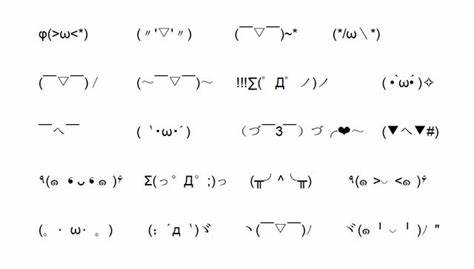
#> input picture picture/toocol.png, 474 x 269 px
$ python visual_code.py
#> lines starting #> are read from the running program, lines starting #| are printed output that depends on the picture
import cv2
import numpy as np
import random
xxx=269
yyy= 474

# orgin image
origin_img = cv2.imread('picture/toocol.png')
#> origin_img is the input picture: shape (269, 474, 3); mean B, G, R 249.2, 249.2, 249.2
origin_img = cv2.cvtColor(origin_img, cv2.COLOR_BGR2GRAY)
#> origin_img: shape (269, 474)
print ( origin_img.shape)
#| (269, 474)
# 建立全黑的新圖片 269*474
shape =(xxx*2, yyy*2, 3)# y, x, RGB
new_A = np.zeros(shape, np.uint8)
x,y= origin_img.shape
#> x = 269; y = 474
for i in range (xxx):
    for j in range (yyy):
        list1 = [0,1,2,3]
        random.shuffle(list1)
        if list1[0]==0 or list1 [1] ==0 :
            new_A[i*2,j*2]=255
        else :
            new_A[i*2,j*2]=3

        if list1[0]==1 or list1 [1] ==1 :
            new_A[i*2+1,j*2]=255
        else :
            new_A[i*2+1,j*2]=3

        if list1[0]==2 or list1 [1] ==2 :
            new_A[i*2,j*2+1]=255
        else :
            new_A[i*2,j*2+1]=3

        if list1[0]==3 or list1 [1] ==3 :
            new_A[i*2+1,j*2+1]=255
        else :
            new_A[i*2+1,j*2+1]=3
cv2.imshow('Image', new_A)
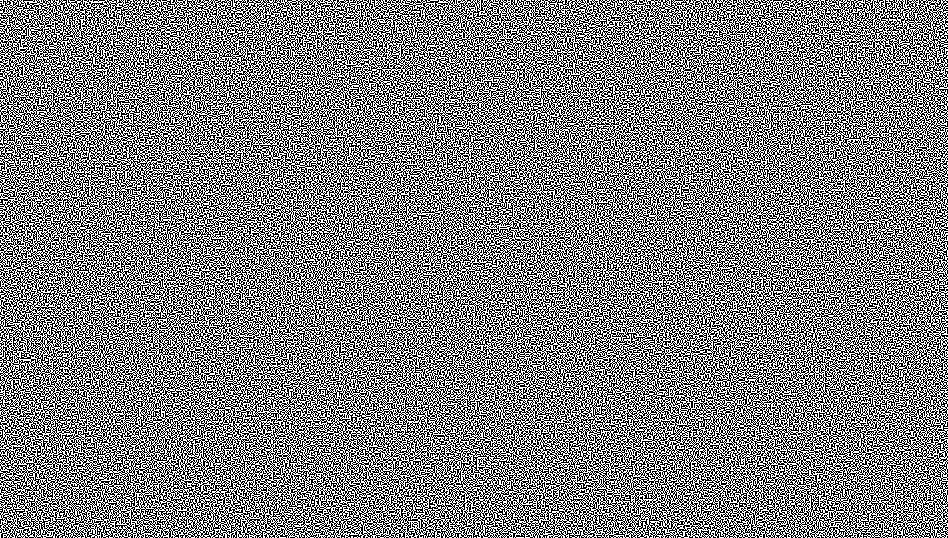
#> window 'Image': shape (538, 948, 3); values 3 (black) and 255 (white), 50% white in thin lines or dots
cv2.waitKey(0)
cv2.destroyAllWindows()

shape =(269*2, 474*2, 3)# y, x, RGB
new_B = np.zeros(shape, np.uint8)
for i in range (xxx):
    for j in range (yyy):
        if (origin_img[i,j]> 180):
            new_B [i*2,j*2]=new_A[i*2,j*2]
            new_B [i*2,j*2+1]=new_A[i*2,j*2+1]
            new_B [i*2+1,j*2]=new_A[i*2+1,j*2]
            new_B [i*2+1,j*2+1]=new_A[i*2+1,j*2+1]
        else :

            if new_A[i*2,j*2][1]==3:
                new_B [i*2,j*2]=255
            else:
                new_B [i*2,j*2]=3

            if new_A[i*2,j*2+1][0]==3:
                new_B [i*2,j*2+1]=255
            else:
                new_B [i*2,j*2+1][0]=3

            if new_A[i*2+1,j*2][0]==3:
                new_B [i*2+1,j*2]=255
            else:
                new_B [i*2+1,j*2]=3

            if new_A[i*2+1,j*2+1][0]==3:
                new_B [i*2+1,j*2+1]=255
            else:
                new_B [i*2+1,j*2+1]=3

cv2.imshow('Image', new_B)
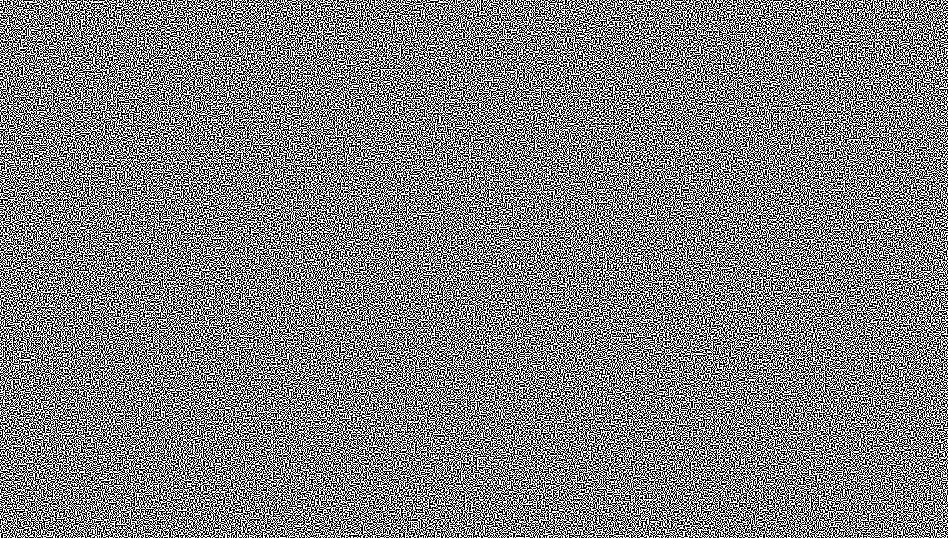
#> window 'Image': shape (538, 948, 3); mean B, G, R 129, 129, 129
cv2.waitKey(0)
cv2.destroyAllWindows()

shape =(269*2, 474*2, 3)# y, x, RGB
new_C = np.zeros(shape, np.uint8)
for i in range (xxx*2):
    for j in range (yyy*2):
        if new_A[i,j][0] ==3 or new_B[i,j][0] ==3 :
            new_C[i,j] =0
        else :
            new_C[i,j]=255
        # print(new_C[i,j])
cv2.imshow('Image', new_C)
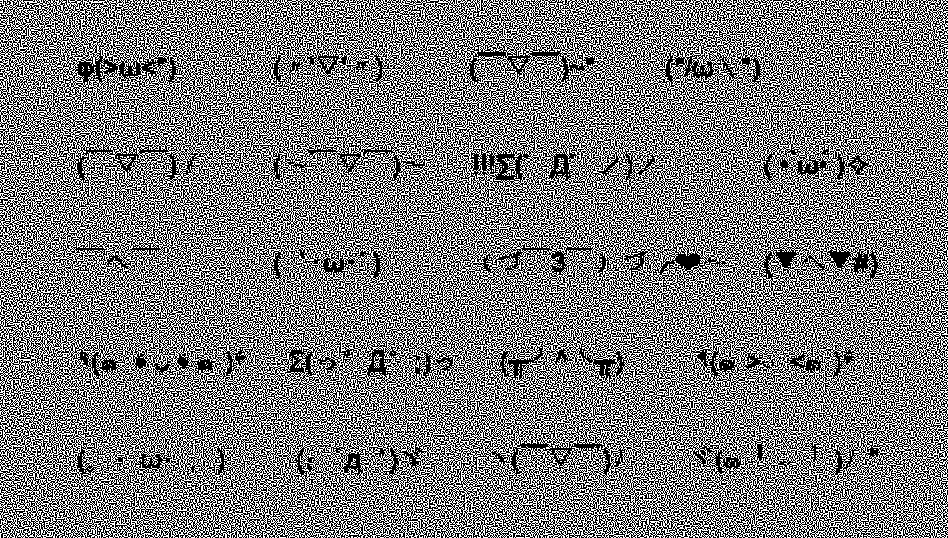
#> window 'Image': shape (538, 948, 3); 48.8% white in thin lines or dots
cv2.waitKey(0)
cv2.destroyAllWindows()
